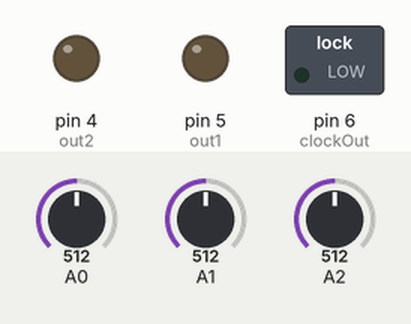
Simulated run of this sketch. Board: Arduino Uno, built with avr-gcc and run on an emulated ATmega328P. Shown: switched loads named in the sketch (green lamp = pin HIGH), output pins drawn as LEDs (lit = HIGH). Dashed ring = blinking. Inputs (shaded band) come from the test bench; at power-on: A2 = 512, A1 = 512, A0 = 512. Random numbers use the default seed unless the sketch sets one.

Above: at 1.2 s.
1.3 s: A2 set to 108
2.8 s: A2 set to 90
At 3.2 s:
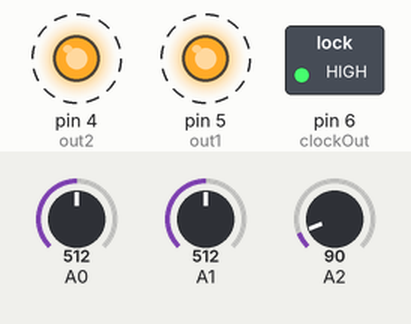
5.8 s: A1 set to 1023
At 6.4 s:
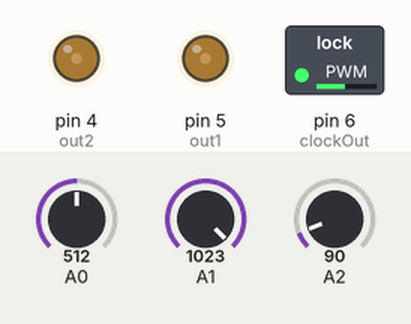
8.8 s: A0 set to 610
At 8.99 s:
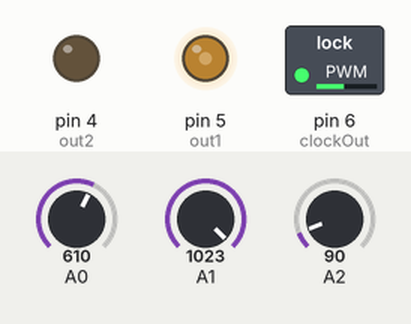
11.8 s: A1 set to 1000
At 12.7 s:
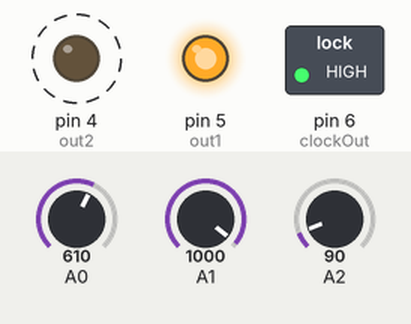
14.8 s: A1 set to 1020
Timing chart, 0 to 18.8 s (numbered marks = the images above; inputs shaded):
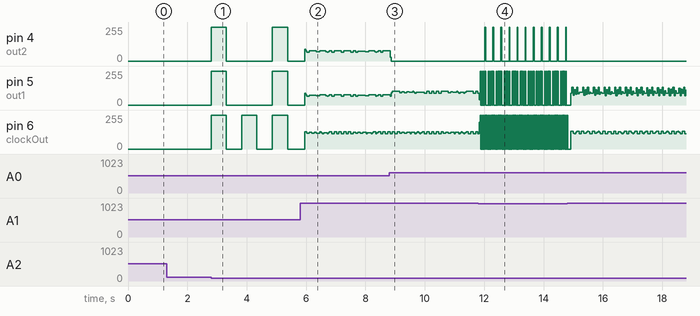

Measured:
- the behaviour switches between 100 and 99 on A2 (found by bisection; images 0 and 1)
- after the input at 1.3 s, every drawn part: stays the same
- after the input at 2.8 s, pin 4 (out2), pin 5 (out1): alternates 255/255 for 0.52 s and 0/255 for 1.5 s, starting at once; pin 6 (clockOut): alternates 255/255 for 0.52 s and 0/255 for 0.52 s, starting at once
- after the input at 11.8 s, pin 4 (out2): alternates 255/255 for 0.03 s and 0/255 for 0.25 s, starting after 0.22 s

The sketch:

bebe.ino
```cpp
/////////////////////
//      bebe       //
//                 //
//    square lfo   //
//  gate sequencer //
//                 //
//  pangrus 2019   //
/////////////////////


boolean gate1  = LOW;
boolean gate2 = LOW;
byte colpi1;
byte colpi2;
byte clockOut = 6;
byte out1 = 5;
byte out2 = 4;
unsigned char stepCorrente = 0;
char pattern0[16];
char pattern1[16];
int potenziometro1;
int potenziometro2;
int modeSwitch;
int pausa;
long ora;
long prima0 = 0;
long prima1 = 0;
long tempoGate1;
long tempoGate2;


void setup() {
  pinMode (clockOut, OUTPUT);
  pinMode (out1, OUTPUT);
  pinMode (out2, OUTPUT);
  digitalWrite (clockOut, LOW);
  digitalWrite (out1, HIGH);
  digitalWrite (out2, HIGH);
}


void EuclideoInverso(char *pattern, byte colpi, byte lunghezzaPattern) {
  int cur = lunghezzaPattern;
  for (int i = 0; i < lunghezzaPattern; i++) {
    *pattern = '.';
    if (cur >= lunghezzaPattern) {
      cur -= lunghezzaPattern;
      *pattern = 'x';
    }
    if (colpi == 0) *pattern = '.';
    pattern++;
    cur += colpi;
  }
}


void loop() {
  potenziometro1 = analogRead(A1);
  potenziometro2 = analogRead(A0);
  modeSwitch = analogRead (A2);

  // low frequency to audio oscillator mode
  if (modeSwitch > 900) {
    stepCorrente = 0;
    ora = micros();

    if (potenziometro1 <= 10) digitalWrite (out1, LOW);
    if (potenziometro1 >= 1010) digitalWrite (out1, HIGH);
    if (potenziometro1 > 10 & potenziometro1 < 1010) {
      tempoGate1 = map(potenziometro1, 11, 1009, 150000, 3000);
      if (ora - prima0 > tempoGate1) {
        prima0 = ora;
        gate1 = !gate1;
        digitalWrite (out1, gate1);
      }
    }

    if (potenziometro2 <= 10) digitalWrite (out2, LOW);
    if (potenziometro2 >= 1010) digitalWrite (out2, HIGH);
    if (potenziometro2 > 10 & potenziometro2 < 1010) {
      tempoGate2 = map(potenziometro2, 11, 1009, 150000, 3000);
      if (ora - prima1 > tempoGate2) {
        prima1 = ora;
        gate2 = !gate2;
        digitalWrite (out2, gate2);
      }
    }
  }

  // off mode
  if (modeSwitch > 400 & modeSwitch < 600 ) {
    stepCorrente = 0;
    digitalWrite (out1, LOW);
    digitalWrite (out2, LOW);
  }

  // euclidean sequencer mode
  if (modeSwitch < 100 ) {
    pausa = 1027 - potenziometro1;

    if (potenziometro2 > 1000) {
      colpi1 = random (5) + 1;
      colpi2 = random (5) + 1;
    }

    if (potenziometro2 <= 1000)  {
      colpi1 = potenziometro2 / 200 + 1;
      colpi2 = ((potenziometro2 - ((colpi1 - 1) * 200)) / 40) + 1;
    }

    EuclideoInverso((char *)&pattern0, colpi1, 5);
    EuclideoInverso((char *)&pattern1, colpi2, 5);

    digitalWrite (clockOut, HIGH);

    if (pattern0[stepCorrente] == 'x') digitalWrite (out1, HIGH);
    if (pattern1[stepCorrente] == 'x') digitalWrite (out2, HIGH);

    delay (pausa);
    digitalWrite (clockOut, LOW);
    digitalWrite (out1, LOW);
    digitalWrite (out2, LOW);
    delay (pausa);

    if (++stepCorrente == 5) stepCorrente = 0;
  }
}
```
